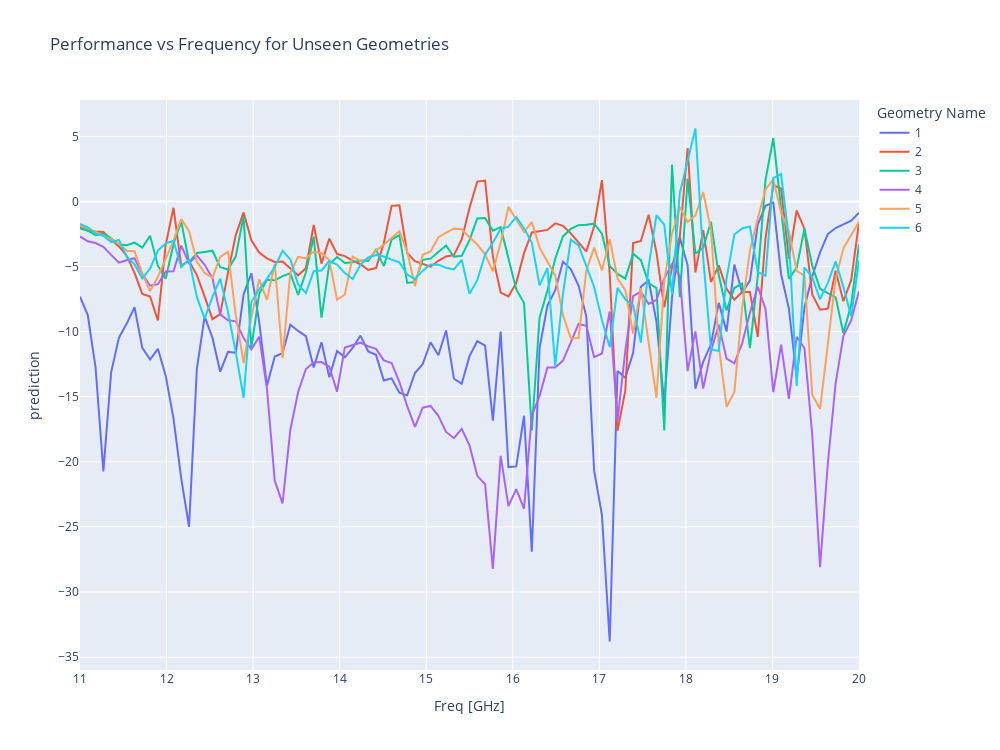

The cell this chart's notebook holds for it:
### Code cell
import plotly.express as px
fig = px.line(geometries_df, x="Freq [GHz]", y="prediction", title='Performance vs Frequency for Unseen Geometries', color="Geometry Name", width=1000, height=750)
# fig.update_layout()
display(fig)
